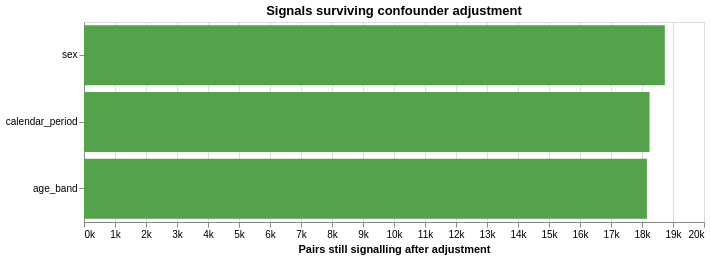

Describe this chart as a Vega-Lite specification.
### Vega-Lite specification from a JSON file in a GitHub repository (floating-point values rounded to 4 significant figures)
{"config": {"view": {"continuousWidth": 300, "continuousHeight": 300}}, "data": {"name": "data-08721ad9c2198f343013d9bf31c0129f"}, "mark": {"type": "bar", "color": "#54A24B"}, "encoding": {"tooltip": [{"field": "tested", "format": ",", "type": "quantitative"}, {"field": "surviving", "format": ",", "type": "quantitative"}, {"field": "heterogeneous", "format": ",", "type": "quantitative"}], "x": {"axis": {"format": "~s"}, "field": "surviving", "title": "Pairs still signalling after adjustment", "type": "quantitative"}, "y": {"field": "variable", "sort": "-x", "title": null, "type": "nominal"}}, "height": 200, "title": "Signals surviving confounder adjustment", "width": 620, "$schema": "https://vega.github.io/schema/vega-lite/v6.1.0.json", "datasets": {"data-08721ad9c2198f343013d9bf31c0129f": [{"variable": "sex", "tested": 18740, "surviving": 18736, "heterogeneous": 9494, "survival_rate": 0.9998}, {"variable": "age_band", "tested": 18431, "surviving": 18159, "heterogeneous": 13944, "survival_rate": 0.9852}, {"variable": "calendar_period", "tested": 18437, "surviving": 18243, "heterogeneous": 14567, "survival_rate": 0.9895}]}}
